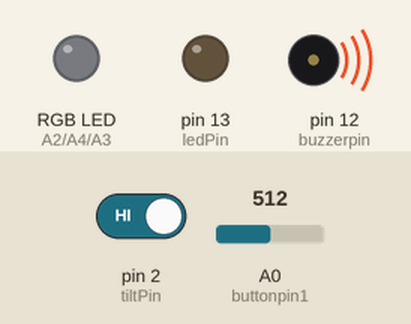
A sketch run on a simulated Arduino Uno, built with avr-gcc and run on an emulated ATmega328P. Parts: an RGB LED mixed from three pins (HIGH = lit), output pins drawn as LEDs (lit = HIGH), buzzer (waves = sounding). The test bench sets the inputs (shaded band); at power-on: A0 (buttonpin1) = 512, pin 2 (tiltPin) HIGH.

Above: at 1.2 s.
1.3 s: A0 (buttonpin1) set to 0
At 2.9 s:
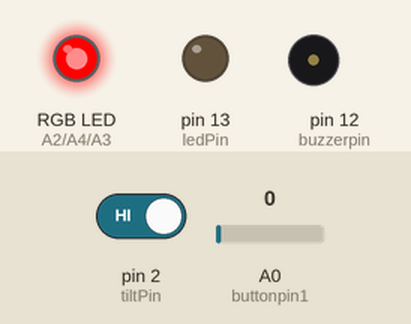
At 4.4 s:
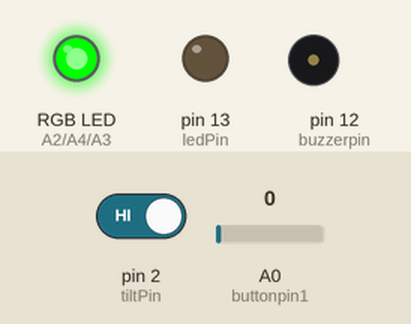
13.1 s: A0 (buttonpin1) set to 18
At 14.7 s:
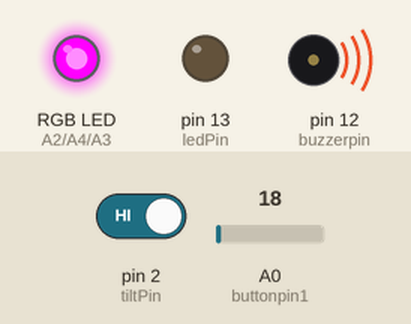
Timing chart, 0 to 16.2 s (numbered marks = the images above; inputs shaded):
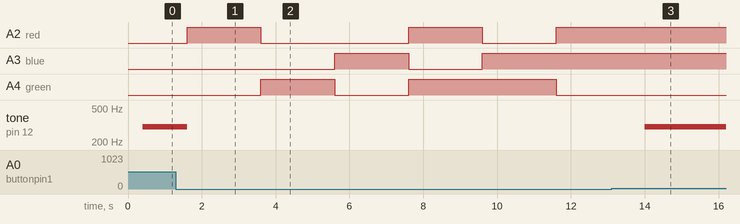

The sketch:

alarm_system1.ino
```cpp
#include <LiquidCrystal.h>
int buttonpin1= A0;
int blue=A3;
int green=A4;
int red=A2;
int lightPin = 0;
int tiltPin = 2;
int buzzerpin = 12;
int ledPin = 13;
int led1Pin = 10;
int led2Pin = 9;
int led3Pin = 8;
int led4Pin = 7;
int constant = 300 ;
int frequencies[] = {523, 587, 659, 698, 760, 885, 987, 1046};
int i = 0;

void setup() {

  pinMode(buttonpin1, INPUT_PULLUP);

  pinMode(red, OUTPUT);
  pinMode(green, OUTPUT);
  pinMode(blue, OUTPUT);

  pinMode(ledPin, OUTPUT);
  pinMode(tiltPin, INPUT);
  digitalWrite(tiltPin, HIGH);

  pinMode(buzzerpin, OUTPUT);

  digitalWrite(ledPin, LOW);

}

void rgbled(){
  tone(buzzerpin,0);

  analogWrite(red, 255);
  analogWrite(green,0);
  analogWrite(blue,0);
  delay(2000);

  analogWrite(red, 0);
  analogWrite(green,255);
  analogWrite(blue,0);
  delay(2000);

  analogWrite(red, 0);
  analogWrite(green,0);
  analogWrite(blue,255);
  delay(2000);

  analogWrite(red,255);
  analogWrite(green,255);
  analogWrite(blue,0);
  delay(2000);

  analogWrite(red, 0);
  analogWrite(green,255);
  analogWrite(blue,255);
  delay(2000);

  analogWrite(red, 255);
  analogWrite(green,0);
  analogWrite(blue,255);
  delay(2000);
  }


void loop() {
  if (analogRead(buttonpin1) == LOW) {
    rgbled();
  }

  int digitalVal = digitalRead(tiltPin);

  if (digitalVal == HIGH) {

    digitalWrite(led1Pin, HIGH);
    digitalWrite(led2Pin, LOW);
    digitalWrite(led3Pin, HIGH);
    digitalWrite(led4Pin, LOW);
    delay(200);

    digitalWrite(led1Pin, LOW);
    digitalWrite(led2Pin, HIGH);
    digitalWrite(led3Pin, LOW);
    digitalWrite(led4Pin, HIGH);
    delay(200);


    tone(buzzerpin, 300);


  }
  else (digitalVal == LOW) ;{
    digitalWrite(led1Pin, LOW);
    digitalWrite(led2Pin, LOW);
    digitalWrite(led3Pin, LOW);
    digitalWrite(led4Pin, LOW);

    	for(int i = 0; i <8 ; i++){
      	if (digitalVal == HIGH){
        break;}
        tone(12,frequencies[i]);
        digitalWrite(buzzerpin,LOW);
        delay(15 );

        digitalVal = digitalRead(tiltPin);
      }


 }

}
      
```

Measured:
- after the input at 1.3 s, A2 (red): goes HIGH 2.0 s, LOW 4.0 s, HIGH 2.0 s, LOW 2.0 s, then HIGH, starting after 0.30 s; A3 (blue): LOW → HIGH after 4.3 s, → LOW 2.0 s later, → HIGH 2.0 s later; A4 (green): LOW → HIGH after 2.3 s, → LOW 2.0 s later, → HIGH 2.0 s later, → LOW 4.0 s later; tone on pin 12 (buzzerpin): 300 Hz → silent after 0.30 s
- after the input at 13.1 s, A2 (red): stays HIGH (without the input it goes to LOW after 2.9 s); A3 (blue): stays HIGH (without the input it goes to LOW after 0.90 s); A4 (green): stays LOW (without the input it goes to HIGH after 2.9 s); tone on pin 12 (buzzerpin): silent → 300 Hz after 0.90 s
